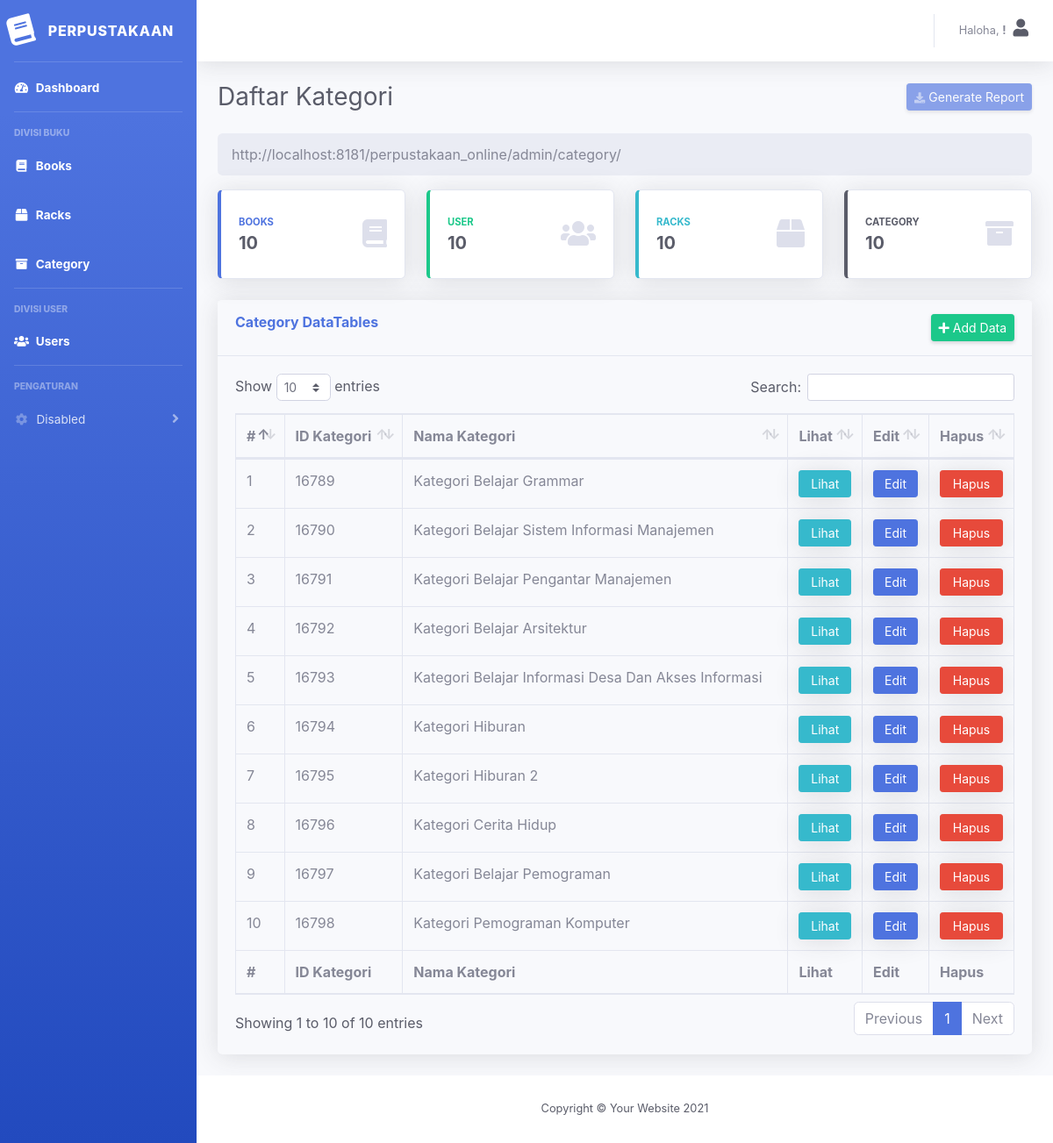
The page /admin/category/index.php on the database its author committed.
### tables this page shows
CREATE TABLE `kategori_buku` (
  `id_kategori_buku` int(11) NOT NULL AUTO_INCREMENT,
  `nama_kategori` varchar(100) NOT NULL,
  PRIMARY KEY (`id_kategori_buku`)
);

### admin/templates/category_table.php (the view)
<div class="rounded shadow mb-4">
    <div class="card-header py-3">
        <div class="row">
            <div class="col text-left">
                <h6 class="m-0 font-weight-bold text-primary">Category DataTables</h6>
            </div>
            <div class="col text-right">
                <a href="#" data-toggle="modal" data-target="#addCategoryModal" class="btn btn-sm btn-success shadow-sm"><i class="fas fa-plus"></i> Add Data</a>
            </div>
        </div>
    </div>
    <div class="card-body">
        <div class="table-responsive">
            <table class="table table-bordered" id="dataTable" width="100%" cellspacing="0">
                <thead>
                    <tr>
                        <th>#</th>
                        <th>ID Kategori</th>
                        <th>Nama Kategori</th>
                        <th>Lihat</th>
                        <th>Edit</th>
                        <th>Hapus</th>
                    </tr>
                </thead>
                <tfoot>
                    <tr>
                        <th>#</th>
                        <th>ID Kategori</th>
                        <th>Nama Kategori</th>
                        <th>Lihat</th>
                        <th>Edit</th>
                        <th>Hapus</th>
                    </tr>
                </tfoot>
                <tbody>
                    <?php
                		$viewCategory = mysqli_query($connect, "SELECT * FROM kategori_buku") or die(mysql_error());
                		$no = 1;
                		while($data = mysqli_fetch_array($viewCategory)){
                		?>
                		<tr>
                		    <td><?= $no++; ?></td>
                            <td><?= $data['id_kategori_buku']; ?></td>
                            <td><?= $data['nama_kategori']; ?></td>
                            <td><a href="<?= BASEURL ?>/admin/users/view.php?id_kategori_buku=<?= $data['id_kategori_buku']; ?>" class="btn btn-info shadow btn-block btn-sm shadow-sm">Lihat</a></td>
                            <td><a href="<?= BASEURL ?>/admin/users/edit.php?id_kategori_buku=<?= $data['id_kategori_buku']; ?>" class="btn btn-primary shadow btn-block btn-sm shadow-sm">Edit</a></td>
                            <td><a href="<?= BASEURL ?>/admin/users/delete.php?id_kategori_buku=<?= $data['id_kategori_buku']; ?>" class="btn btn-danger shadow btn-block btn-sm shadow-sm">Hapus</a></td>
                        </tr>
            		<?php } ?>
                </tbody>
            </table>
        </div>
    </div>
</div>

### rows shown on the page
kategori_buku: id_kategori_buku "16789", nama_kategori "Kategori Belajar Grammar"
kategori_buku: id_kategori_buku "16790", nama_kategori "Kategori Belajar Sistem Informasi Manajemen"
kategori_buku: id_kategori_buku "16791", nama_kategori "Kategori Belajar Pengantar Manajemen"
kategori_buku: id_kategori_buku "16792", nama_kategori "Kategori Belajar Arsitektur"
kategori_buku: id_kategori_buku "16793", nama_kategori "Kategori Belajar Informasi Desa Dan Akses Informasi"
kategori_buku: id_kategori_buku "16794", nama_kategori "Kategori Hiburan"
kategori_buku: id_kategori_buku "16795", nama_kategori "Kategori Hiburan 2"
kategori_buku: id_kategori_buku "16796", nama_kategori "Kategori Cerita Hidup"
kategori_buku: id_kategori_buku "16797", nama_kategori "Kategori Belajar Pemograman"
kategori_buku: id_kategori_buku "16798", nama_kategori "Kategori Pemograman Komputer"

### other values the page prints
BASEURL "http://localhost:8181/perpustakaan_online"
$countBooksValue "10"
$countUsersValue "10"
$countRacksValue "10"
$countCategoryValue "10"
